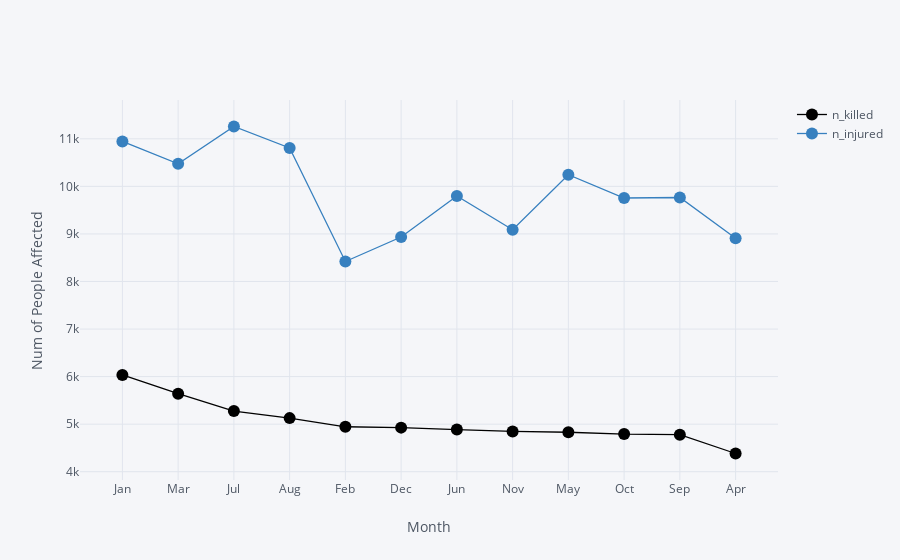

The notebook cell saved with this chart:
### Code cell
configure_plotly_browser_state()
month = t[['month','n_killed','n_injured']].groupby('month').sum().sort_values(by='n_killed',ascending=False)
month.iplot(kind='line', mode= 'markers+lines',colors=['Black','Blue'],xTitle='Month',yTitle='Num of People Affected')

### Figure 1 — Plotly figure (JSON) as saved in the notebook; plotly's stock layout.template omitted (floating-point values rounded to 4 significant figures)
{"data": [{"name": "n_killed", "text": "", "y": [6035, 5641, 5276, 5127, 4945, 4927, 4886, 4848, 4830, 4791, 4779, 4383], "mode": "markers+lines", "marker": {"symbol": "circle", "size": 12}, "x": ["Jan", "Mar", "Jul", "Aug", "Feb", "Dec", "Jun", "Nov", "May", "Oct", "Sep", "Apr"], "line": {"color": "rgba(0, 0, 0, 1.0)", "dash": "solid", "shape": "linear", "width": 1.3}, "type": "scatter", "uid": "19fcc2ce-c927-11e8-be28-0242ac1c0002"}, {"name": "n_injured", "text": "", "y": [10946, 10475, 11259, 10809, 8420, 8936, 9797, 9087, 10244, 9756, 9766, 8907], "mode": "markers+lines", "marker": {"symbol": "circle", "size": 12}, "x": ["Jan", "Mar", "Jul", "Aug", "Feb", "Dec", "Jun", "Nov", "May", "Oct", "Sep", "Apr"], "line": {"color": "rgba(55, 128, 191, 1.0)", "dash": "solid", "shape": "linear", "width": 1.3}, "type": "scatter", "uid": "19fcc58a-c927-11e8-be28-0242ac1c0002"}], "layout": {"yaxis": {"tickfont": {"color": "#4D5663"}, "title": "Num of People Affected", "showgrid": true, "zerolinecolor": "#E1E5ED", "titlefont": {"color": "#4D5663"}, "gridcolor": "#E1E5ED"}, "paper_bgcolor": "#F5F6F9", "plot_bgcolor": "#F5F6F9", "titlefont": {"color": "#4D5663"}, "xaxis": {"tickfont": {"color": "#4D5663"}, "title": "Month", "showgrid": true, "zerolinecolor": "#E1E5ED", "titlefont": {"color": "#4D5663"}, "gridcolor": "#E1E5ED"}, "legend": {"bgcolor": "#F5F6F9", "font": {"color": "#4D5663"}}}}
